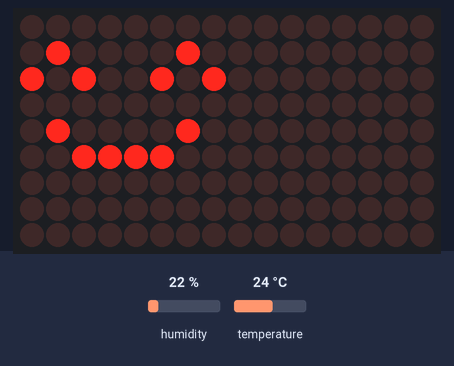
Simulated run of this sketch. Board: ESP32. Shown: 16×9 LED matrix. The test bench sets the inputs (shaded band); at power-on: humidity 55 %, temperature 24 °C. What the sketch prints to the serial monitor is not drawn.

1.3 s: humidity set to 22 %
Above: at 2.8 s.
5.3 s: temperature set to 33 °C
6.8 s: temperature set to 30.5 °C
9.2 s: temperature set to 29.1 °C
13.2 s: humidity set to 68 %
Timing chart, 0 to 15.7 s (numbered marks = the images above; inputs shaded):
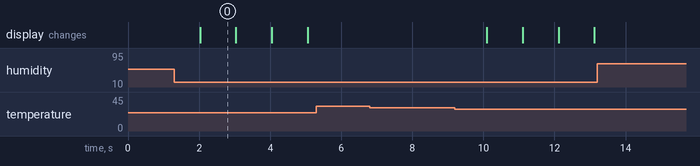

The sketch:

temp_hum_led_matrix.ino
```cpp
// BME280
#include <SparkFunBME280.h> // BME280센서 라이브러리
//source:\Arduino\hardware\espressif\esp32\libraries\SparkFun_BME280_Arduino_Library-master\src
#define BME280_ADDR 0x77 // I2C 주소값
// LED Matrix
#include <Adafruit_GFX.h>
#include <Adafruit_IS31FL3731.h>


#define temp_Threshold 30
#define humm_Threshold 50

// BME280
BME280 myBME280; // BME280 레지스터 함수 선언(BME280 클래스)
// LED matrix
Adafruit_IS31FL3731 matrix = Adafruit_IS31FL3731();
static const uint8_t PROGMEM // 플래시 메모리에 저장하기 위한 지시자

smile_bmp[] = // 이모티콘 배열 선언(생성 사이트 참고)
{
  B00000000,
  B01000010,
  B10100101,
  B00000000,
  B01000010,
  B00111100,
  B00000000,
  B00000000
};


void setup() {

  // 온습도 센서
  Serial.begin(115200);
  myBME280.setI2CAddress(BME280_ADDR); // BME280 I2C주소값 설정(0x77)
  myBME280.beginI2C(); // BME280 I2C장치 호출

  // LED matrix
  matrix.begin(); // I2C주소값 선언(0x74)

}

void loop() {
  float temp_c = myBME280.readTempC();
  float humm = myBME280.readFloatHumidity();
  matrix.setRotation(0); // 디스플레이 위치 값
  matrix.clear(); // LED Matirx 화면 초기화

  // 시리얼 모니터 출력
  Serial.println("#BME280 Sensor Data#");
  // 섭씨온도
  Serial.print(" Temperature(℃): ");
  Serial.print(myBME280.readTempC()); // 온도를 읽어서 소수점 2자리 까지 출력
  Serial.println(" degrees C");
  // 상대습도(%)
  Serial.print(" Humidity: ");
  Serial.print(myBME280.readFloatHumidity()); // 습도를 읽어서 소수점 2자리 까지 출력
  Serial.println(" %");
  Serial.println();

  // 만약 온도가 temp_Threshold 보다 낮고,
  // 습도가 humm_threshold 보다 낮으면 smile
  // matrix.drawBitmap 함수 사용

  if (temp_c < temp_Threshold && humm < humm_Threshold) {
    matrix.setRotation(0); // 디스플레이 위치 값
    matrix.clear(); // LED Matirx 화면 초기화
    // matrix.drawBitmap(float x(x좌표값), float y(y좌표값), text, int width(가로행), int height(세로열), brightness(밝기))
    matrix.drawBitmap(0,0,smile_bmp,8,8,100);
  }

  delay(1000);
  matrix.clear();
  delay(1000);
}
```

Measured:
- after the input at 1.3 s, the display: changes after 0.73 s (image 0)
- after the input at 5.3 s, every drawn part: stays the same
- after the input at 6.8 s, every drawn part: stays the same
- after the input at 13.2 s, every drawn part: stays the same
- what the display in image 0 shows lasts 1.0 s, from 2.0 s to 3.0 s
